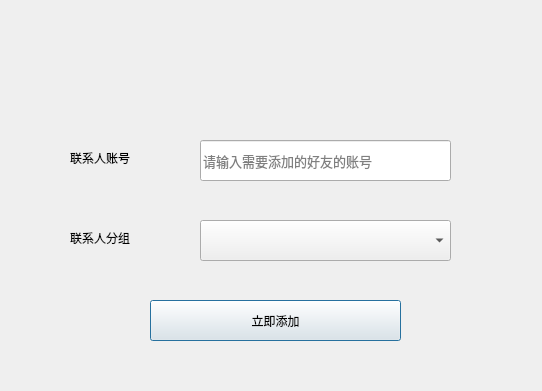
<?xml version="1.0" encoding="UTF-8"?>
<ui version="4.0">
 <class>Dialo</class>
 <widget class="QDialog" name="Dialo">
  <property name="geometry">
   <rect>
    <x>0</x>
    <y>0</y>
    <width>542</width>
    <height>391</height>
   </rect>
  </property>
  <property name="font">
   <font>
    <family>黑体</family>
   </font>
  </property>
  <property name="windowTitle">
   <string>Dialog</string>
  </property>
  <property name="sizeGripEnabled">
   <bool>false</bool>
  </property>
  <widget class="QLineEdit" name="lineEdit">
   <property name="geometry">
    <rect>
     <x>200</x>
     <y>140</y>
     <width>251</width>
     <height>41</height>
    </rect>
   </property>
   <property name="font">
    <font>
     <family>微软雅黑</family>
     <pointsize>10</pointsize>
    </font>
   </property>
   <property name="toolTip">
    <string>请输入用户账号</string>
   </property>
   <property name="placeholderText">
    <string notr="true">请输入需要添加的好友的账号</string>
   </property>
   <property name="clearButtonEnabled">
    <bool>false</bool>
   </property>
  </widget>
  <widget class="QWidget" name="top" native="true">
   <property name="geometry">
    <rect>
     <x>0</x>
     <y>0</y>
     <width>541</width>
     <height>81</height>
    </rect>
   </property>
   <widget class="QToolButton" name="closeBt">
    <property name="geometry">
     <rect>
      <x>510</x>
      <y>0</y>
      <width>31</width>
      <height>41</height>
     </rect>
    </property>
    <property name="cursor">
     <cursorShape>PointingHandCursor</cursorShape>
    </property>
    <property name="toolTip">
     <string>关闭</string>
    </property>
    <property name="text">
     <string/>
    </property>
    <property name="checkable">
     <bool>false</bool>
    </property>
    <property name="popupMode">
     <enum>QToolButton::DelayedPopup</enum>
    </property>
    <property name="autoRaise">
     <bool>true</bool>
    </property>
   </widget>
  </widget>
  <widget class="QPushButton" name="pbAdd">
   <property name="geometry">
    <rect>
     <x>150</x>
     <y>300</y>
     <width>251</width>
     <height>41</height>
    </rect>
   </property>
   <property name="text">
    <string>立即添加</string>
   </property>
   <property name="default">
    <bool>true</bool>
   </property>
  </widget>
  <widget class="QLabel" name="label_2">
   <property name="geometry">
    <rect>
     <x>70</x>
     <y>150</y>
     <width>91</width>
     <height>16</height>
    </rect>
   </property>
   <property name="text">
    <string>联系人账号</string>
   </property>
  </widget>
  <widget class="QLabel" name="label_3">
   <property name="geometry">
    <rect>
     <x>70</x>
     <y>230</y>
     <width>91</width>
     <height>16</height>
    </rect>
   </property>
   <property name="text">
    <string>联系人分组</string>
   </property>
  </widget>
  <widget class="QComboBox" name="comboBox">
   <property name="geometry">
    <rect>
     <x>200</x>
     <y>220</y>
     <width>251</width>
     <height>41</height>
    </rect>
   </property>
  </widget>
 </widget>
 <resources/>
 <connections/>
</ui>
